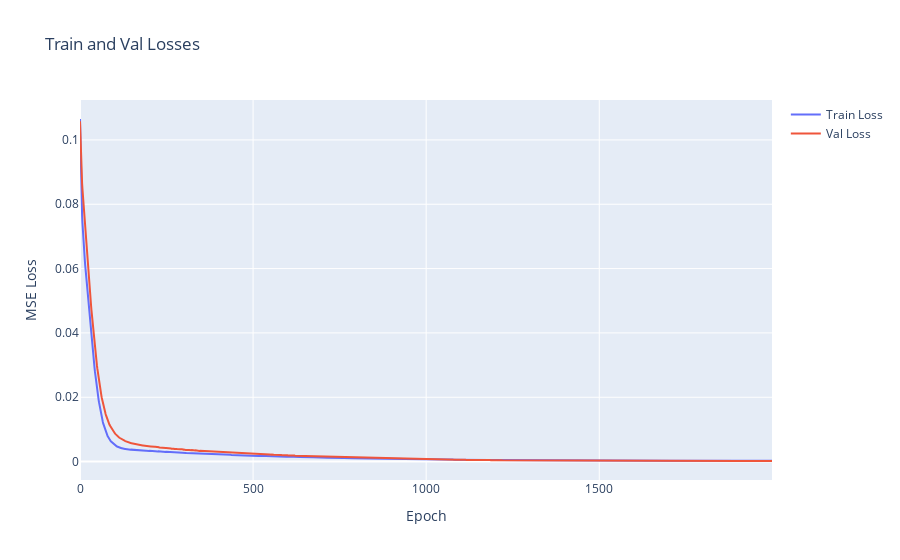

Write notebook code for a chart like this one.
### Code cell
train_losses, val_losses = model.train_model(trainloader, valloader, epochs=2000, lr=0.001)

fig = go.Figure()
fig.add_trace(go.Scatter(x=np.arange(len(train_losses)), y=train_losses, mode='lines', name='Train Loss'))
fig.add_trace(go.Scatter(x=np.arange(len(val_losses)), y=val_losses, mode='lines', name='Val Loss'))
fig.update_layout(title='Train and Val Losses', xaxis_title='Epoch', yaxis_title='MSE Loss')
fig.show()

### Figure 1 — Plotly figure (JSON) as saved in the notebook; plotly's stock layout.template omitted (floating-point values rounded to 4 significant figures; data arrays with more than 128 entries replaced by an {"elided": "..."} marker saying what was removed)
{"data": [{"mode": "lines", "name": "Train Loss", "type": "scatter", "x": {"elided": "2000 int values"}, "y": {"elided": "2000 float values"}}, {"mode": "lines", "name": "Val Loss", "type": "scatter", "x": {"elided": "2000 int values"}, "y": {"elided": "2000 float values"}}], "layout": {"title": {"text": "Train and Val Losses"}, "xaxis": {"title": {"text": "Epoch"}}, "yaxis": {"title": {"text": "MSE Loss"}}}}
